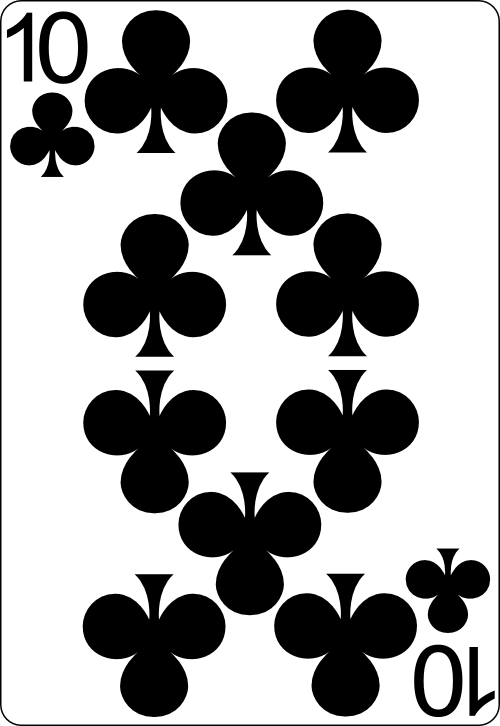
#> input picture soli/assets/cards/10_of_clubs.png, 500 x 726 px, given in place of 2_of_hearts.png, which was not available
$ python gen_card_packs.py
#> lines starting #> are read from the running program, lines starting #| are printed output that depends on the picture; pictures that were not available may be replaced by others from this repository, and a replacement may not be noted
#!/usr/bin/env python3
"""
gen_card_packs.py — derive attractive premium card-face packs from the BEAUTIFUL
classic deck already in web/assets/cards/.

Rather than redrawing cards from scratch, this keeps the classic full-colour courts
and pip layouts and restyles them via image compositing:
  • royal   — ivory/parchment stock + ornate gold double-frame
  • noir     — crisp white stock, higher-contrast grade, charcoal double-border
  • vintage  — warm sepia parchment stock + aged frame
  • phone    — classic art + bold high-contrast corner index badges (max legibility)

All packs preserve the source 500x726 size, transparent rounded corners, and red/black
suit legibility. Work is supersampled where we draw, and frames are drawn inside the
card silhouette so the renderer's rounded-corner clip still lines up.

Usage:
    python3 gen_card_packs.py                # generate all packs into ../assets/cards
    python3 gen_card_packs.py --sample       # write sample contact sheets to --sampledir
    python3 gen_card_packs.py --packs royal,phone
"""

import os, math, argparse
from PIL import Image, ImageDraw, ImageFont, ImageEnhance, ImageFilter

HERE = os.path.dirname(os.path.abspath(__file__))
CARDS = os.path.abspath(os.path.join(HERE, "..", "assets", "cards"))
W, H = 500, 726

SUITS = ["hearts", "diamonds", "clubs", "spades"]
RANKS = ["2","3","4","5","6","7","8","9","10","jack","queen","king","ace"]
RANK_DISP = {"jack":"J","queen":"Q","king":"K","ace":"A", **{str(n):str(n) for n in range(2,11)}}
RED = {"hearts","diamonds"}

FONT_DIR = "/usr/share/fonts/truetype/dejavu"
def font(name, size): return ImageFont.truetype(os.path.join(FONT_DIR, name), int(size))
SANS_BOLD  = "DejaVuSans-Bold.ttf"
SERIF_BOLD = "DejaVuSerif-Bold.ttf"

# ── source art ─────────────────────────────────────────────────────────────────
def load_classic(rank, suit):
    return Image.open(os.path.join(CARDS, f"{rank}_of_{suit}.png")).convert("RGBA")

def silhouette(img):
    """Alpha channel of the source = the rounded card shape."""
    return img.split()[3]

# ── vector suit pip (for phone badges) ─────────────────────────────────────────
# [30 lines left out: functions _norm, _heart, draw_pip, not called in this run]

# ── compositing helpers ────────────────────────────────────────────────────────
def multiply_on_stock(art, stock_rgb):
    """Multiply-blend the art over a solid stock colour, masked to the card shape.
    White art areas take the stock colour; coloured pips/courts stay legible."""
    base = Image.new("RGB", art.size, stock_rgb)
    rgb  = Image.composite(art.convert("RGB"), base, silhouette(art))  # ignore transparent corners
    out  = Image.new("RGB", art.size)
    # multiply
    import PIL.ImageChops as ch
    out = ch.multiply(base, rgb)
    res = Image.new("RGBA", art.size, (0,0,0,0))
    res.paste(out, (0,0), silhouette(art))
    return res

def draw_frame(card, inset, radius, color, width, inner=True):
    """Draw a frame inside the card silhouette (so it follows the rounded corners)."""
    d = ImageDraw.Draw(card)
    d.rounded_rectangle([inset, inset, W-1-inset, H-1-inset], radius=radius, outline=color, width=width)
    if inner:
        i2 = inset + width + 6
        d.rounded_rectangle([i2, i2, W-1-i2, H-1-i2], radius=max(4,radius-6), outline=color, width=max(1,width//3))
    return card

# [14 lines left out: function grade, not called in this run]

GOLD   = (176,142,47)
IVORY  = (250,245,232)
SEPIA  = (226,206,168)
SEPIA_FRAME = (139,102,56)
CHAR   = (32,32,42)

# ── corner index badge (phone pack) ────────────────────────────────────────────
# [10 lines left out: function badge, not called in this run]

# ── styles ─────────────────────────────────────────────────────────────────────
def style_royal(rank, suit):
    art = load_classic(rank, suit)
    card = multiply_on_stock(art, IVORY)
    draw_frame(card, inset=20, radius=18, color=GOLD, width=5, inner=True)
    return card

# [26 lines left out: functions style_noir, style_vintage, style_phone, not called in this run]

STYLES = {"royal":style_royal, "noir":style_noir, "vintage":style_vintage, "phone":style_phone}

# ── drivers ────────────────────────────────────────────────────────────────────
# [20 lines left out: function card_back, not called in this run]

def gen_pack(pack):
    outdir=os.path.join(CARDS,pack); os.makedirs(outdir,exist_ok=True)
    fn=STYLES[pack]; n=0
    for s in SUITS:
        for r in RANKS:
            fn(r,s).save(os.path.join(outdir,f"{r}_of_{s}.png")); n+=1
    card_back(pack).save(os.path.join(outdir,"back.png"))
    print(f"  {pack}: {n} faces + back.png -> {outdir}")

# [21 lines left out: function sample_sheet, not called in this run]

def main():
    ap=argparse.ArgumentParser()
    ap.add_argument("--packs",default=",".join(STYLES.keys()))
    ap.add_argument("--sample",action="store_true")
    ap.add_argument("--sampledir",default="/sessions/busy-relaxed-feynman/mnt/outputs")
    a=ap.parse_args()
    packs=[p.strip() for p in a.packs.split(",") if p.strip()]
    if a.sample: sample_sheet(packs, a.sampledir)
    else:
        for p in packs: gen_pack(p)
#> this loop made 1 pass
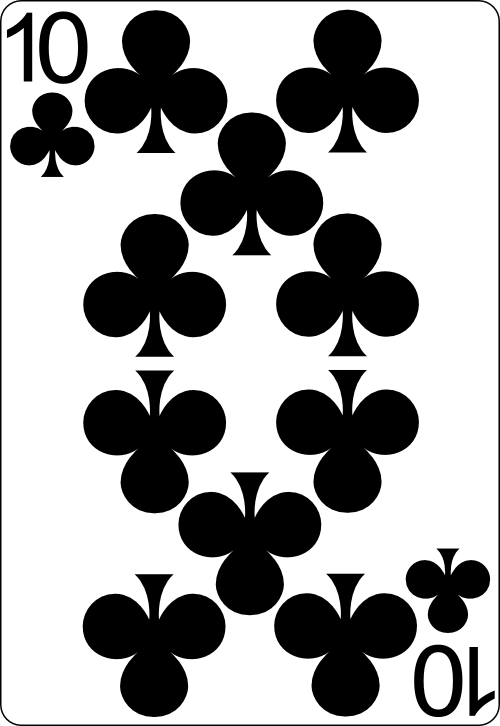
#> input picture soli/assets/cards/10_of_clubs.png, 500 x 726 px, given in place of 2_of_hearts.png, which was not available
#> pass 1, in multiply_on_stock, `base = Image.new("RGB", art.size, stock_rgb)`:
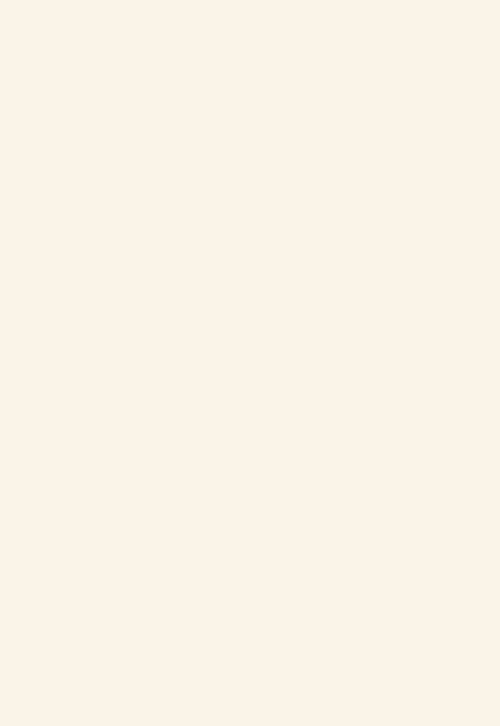
#> base: PIL image 500x726 RGB; mean R, G, B 250, 245, 232
#> pass 1, in multiply_on_stock, `out = ch.multiply(base, rgb)`:
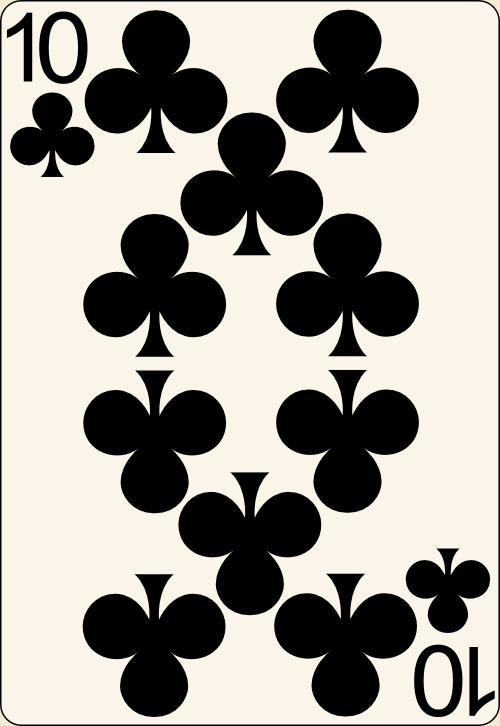
#> out: PIL image 500x726 RGB; mean R, G, B 158.6, 155.5, 147.2
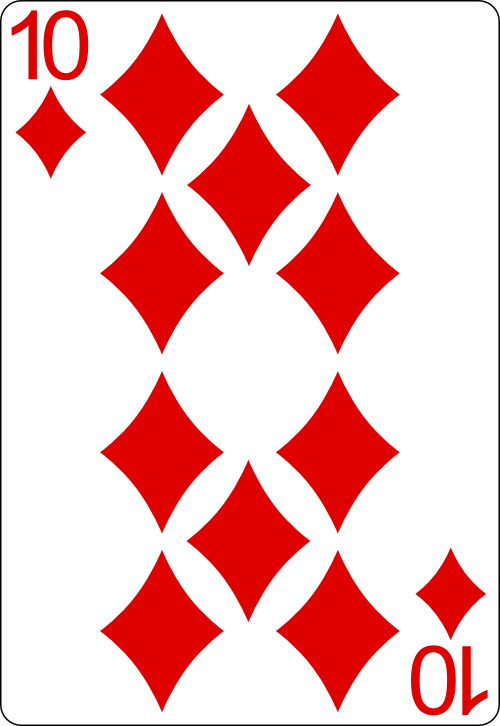
#> input picture soli/assets/cards/10_of_diamonds.png, 500 x 726 px, given in place of 3_of_hearts.png, which was not available
        print("done.")

if __name__=="__main__":
#> (the run stopped early here; a loop or call above may not have finished)
